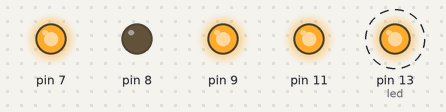
Recording of a sketch running on a simulated Arduino Uno, built with avr-gcc and run on an emulated ATmega328P. Shown: output pins drawn as LEDs (lit = HIGH). Dashed ring = blinking.

Above: at 1.05 s.
Timing chart, 0 to 4.0 s (numbered marks = the images above):
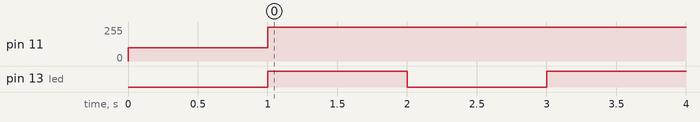

The sketch:

MotorSketch.ino
```cpp
#include <Motor.h>
#include <Arduino.h>


Motor m(11,8,7);

int led = 13;


void setup()
{
	Serial.begin(9600);
	m.forward(100);
	delay(1000);
	m.forward(255);
	pinMode(led, OUTPUT);
	analogWrite(9, 255);
}

void loop()
{
	digitalWrite(led, HIGH);   // turn the LED on (HIGH is the voltage level)
  delay(1000);               // wait for a second
  digitalWrite(led, LOW);    // turn the LED off by making the voltage LOW
  delay(1000);

}
```

Measured:
- by itself, pin 13 (led): alternates HIGH for 1.0 s and LOW for 1.0 s
